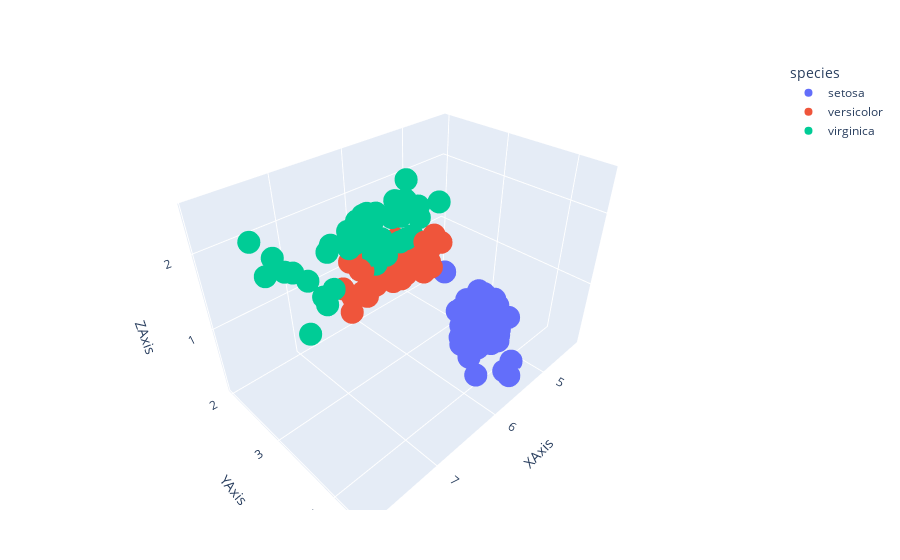

The code cell stored with this chart in its notebook:
### Code cell
using PlotlyJS, CSV, DataFrames

df = PlotlyJS.dataset(DataFrame, "iris")

layout = Layout(

    scene=attr( 
            xaxis=attr(
                nticks=4,
                title="XAxis"),
            yaxis=attr(
                nticks=4,
                title="YAxis"),
            zaxis=attr(
                nticks=4, 
                title="ZAxis")))

plot(df, x=:sepal_length, y=:sepal_width, z=:petal_width, color=:species,type="scatter3d", mode="markers", layout)

### Figure 1 — Plotly figure (JSON) as saved in the notebook; plotly's stock layout.template omitted (floating-point values rounded to 4 significant figures)
{"data": [{"legendgroup": "setosa", "marker": {"color": "#636efa"}, "mode": "markers", "name": "setosa", "showlegend": true, "type": "scatter3d", "x": [5.1, 4.9, 4.7, 4.6, 5, 5.4, 4.6, 5, 4.4, 4.9, 5.4, 4.8, 4.8, 4.3, 5.8, 5.7, 5.4, 5.1, 5.7, 5.1, 5.4, 5.1, 4.6, 5.1, 4.8, 5, 5, 5.2, 5.2, 4.7, 4.8, 5.4, 5.2, 5.5, 4.9, 5, 5.5, 4.9, 4.4, 5.1, 5, 4.5, 4.4, 5, 5.1, 4.8, 5.1, 4.6, 5.3, 5], "xaxis": "x", "y": [3.5, 3, 3.2, 3.1, 3.6, 3.9, 3.4, 3.4, 2.9, 3.1, 3.7, 3.4, 3, 3, 4, 4.4, 3.9, 3.5, 3.8, 3.8, 3.4, 3.7, 3.6, 3.3, 3.4, 3, 3.4, 3.5, 3.4, 3.2, 3.1, 3.4, 4.1, 4.2, 3.1, 3.2, 3.5, 3.1, 3, 3.4, 3.5, 2.3, 3.2, 3.5, 3.8, 3, 3.8, 3.2, 3.7, 3.3], "yaxis": "y", "z": [0.2, 0.2, 0.2, 0.2, 0.2, 0.4, 0.3, 0.2, 0.2, 0.1, 0.2, 0.2, 0.1, 0.1, 0.2, 0.4, 0.4, 0.3, 0.3, 0.3, 0.2, 0.4, 0.2, 0.5, 0.2, 0.2, 0.4, 0.2, 0.2, 0.2, 0.2, 0.4, 0.1, 0.2, 0.1, 0.2, 0.2, 0.1, 0.2, 0.2, 0.3, 0.3, 0.2, 0.6, 0.4, 0.3, 0.2, 0.2, 0.2, 0.2]}, {"legendgroup": "versicolor", "marker": {"color": "#EF553B"}, "mode": "markers", "name": "versicolor", "showlegend": true, "type": "scatter3d", "x": [7, 6.4, 6.9, 5.5, 6.5, 5.7, 6.3, 4.9, 6.6, 5.2, 5, 5.9, 6, 6.1, 5.6, 6.7, 5.6, 5.8, 6.2, 5.6, 5.9, 6.1, 6.3, 6.1, 6.4, 6.6, 6.8, 6.7, 6, 5.7, 5.5, 5.5, 5.8, 6, 5.4, 6, 6.7, 6.3, 5.6, 5.5, 5.5, 6.1, 5.8, 5, 5.6, 5.7, 5.7, 6.2, 5.1, 5.7], "xaxis": "x", "y": [3.2, 3.2, 3.1, 2.3, 2.8, 2.8, 3.3, 2.4, 2.9, 2.7, 2, 3, 2.2, 2.9, 2.9, 3.1, 3, 2.7, 2.2, 2.5, 3.2, 2.8, 2.5, 2.8, 2.9, 3, 2.8, 3, 2.9, 2.6, 2.4, 2.4, 2.7, 2.7, 3, 3.4, 3.1, 2.3, 3, 2.5, 2.6, 3, 2.6, 2.3, 2.7, 3, 2.9, 2.9, 2.5, 2.8], "yaxis": "y", "z": [1.4, 1.5, 1.5, 1.3, 1.5, 1.3, 1.6, 1, 1.3, 1.4, 1, 1.5, 1, 1.4, 1.3, 1.4, 1.5, 1, 1.5, 1.1, 1.8, 1.3, 1.5, 1.2, 1.3, 1.4, 1.4, 1.7, 1.5, 1, 1.1, 1, 1.2, 1.6, 1.5, 1.6, 1.5, 1.3, 1.3, 1.3, 1.2, 1.4, 1.2, 1, 1.3, 1.2, 1.3, 1.3, 1.1, 1.3]}, {"legendgroup": "virginica", "marker": {"color": "#00cc96"}, "mode": "markers", "name": "virginica", "showlegend": true, "type": "scatter3d", "x": [6.3, 5.8, 7.1, 6.3, 6.5, 7.6, 4.9, 7.3, 6.7, 7.2, 6.5, 6.4, 6.8, 5.7, 5.8, 6.4, 6.5, 7.7, 7.7, 6, 6.9, 5.6, 7.7, 6.3, 6.7, 7.2, 6.2, 6.1, 6.4, 7.2, 7.4, 7.9, 6.4, 6.3, 6.1, 7.7, 6.3, 6.4, 6, 6.9, 6.7, 6.9, 5.8, 6.8, 6.7, 6.7, 6.3, 6.5, 6.2, 5.9], "xaxis": "x", "y": [3.3, 2.7, 3, 2.9, 3, 3, 2.5, 2.9, 2.5, 3.6, 3.2, 2.7, 3, 2.5, 2.8, 3.2, 3, 3.8, 2.6, 2.2, 3.2, 2.8, 2.8, 2.7, 3.3, 3.2, 2.8, 3, 2.8, 3, 2.8, 3.8, 2.8, 2.8, 2.6, 3, 3.4, 3.1, 3, 3.1, 3.1, 3.1, 2.7, 3.2, 3.3, 3, 2.5, 3, 3.4, 3], "yaxis": "y", "z": [2.5, 1.9, 2.1, 1.8, 2.2, 2.1, 1.7, 1.8, 1.8, 2.5, 2, 1.9, 2.1, 2, 2.4, 2.3, 1.8, 2.2, 2.3, 1.5, 2.3, 2, 2, 1.8, 2.1, 1.8, 1.8, 1.8, 2.1, 1.6, 1.9, 2, 2.2, 1.5, 1.4, 2.3, 2.4, 1.8, 1.8, 2.1, 2.4, 2.3, 1.9, 2.3, 2.5, 2.3, 1.9, 2, 2.3, 1.8]}], "layout": {"legend": {"title": {"text": "species"}, "tracegroupgap": 0}, "margin": {"b": 50, "l": 50, "r": 50, "t": 60}, "scene": {"xaxis": {"nticks": 4, "title": "XAxis"}, "yaxis": {"nticks": 4, "title": "YAxis"}, "zaxis": {"nticks": 4, "title": "ZAxis"}}, "xaxis": {"title": {"text": "sepal_length"}}, "yaxis": {"title": {"text": "sepal_width"}}}}
